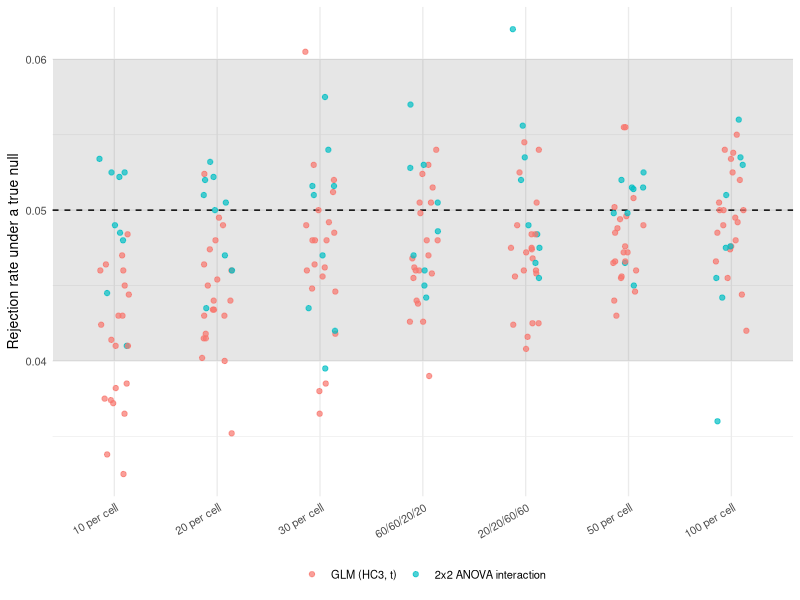
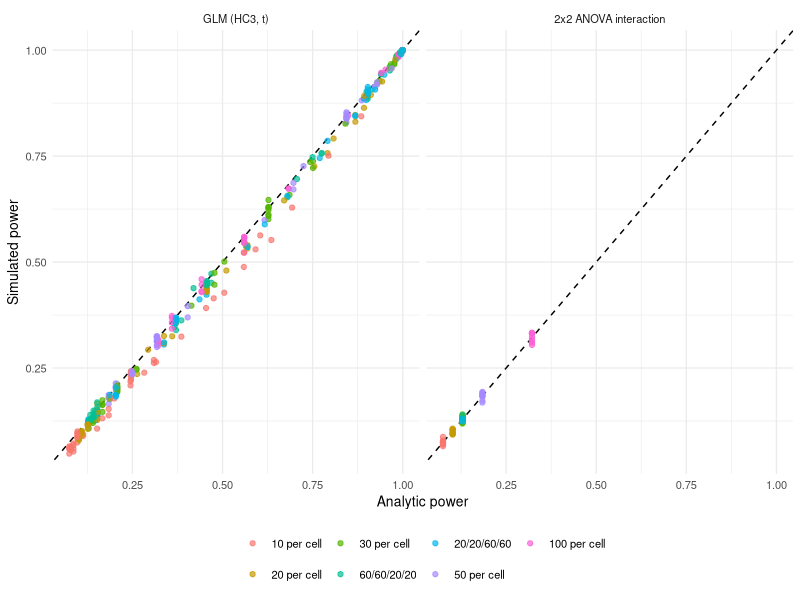

R code for these plots, in order: (Note: this script raises an error after producing the figures.)
## ---- chunk 1
knitr::opts_chunk$set(collapse = TRUE, comment = "#>", echo = FALSE,
                      fig.width = 8, fig.height = 5)
library(ggplot2)

performance <- utils::read.csv("power-validation/performance.csv")
run <- utils::read.csv("power-validation/run-information.csv")
invariance <- utils::read.csv("power-validation/invariance.csv")

test_levels <- c("GLM (HC3, t)", "2x2 ANOVA interaction",
                 "Test I (Walton Braver & Braver, 1988)")
performance$test <- factor(performance$test, test_levels)
allocation_levels <- unique(performance$allocation[order(performance$n1 + performance$n2 +
                                                         performance$n3 + performance$n4)])
performance$allocation <- factor(performance$allocation, allocation_levels)

# Tolerances declared on the issue before any results were examined.
performance$null_case <- !is.na(performance$true_effect) & performance$true_effect == 0
performance$tolerance <- pmax(0.02, 2 * performance$mcse)
performance$agrees <- !is.na(performance$analytic_power) &
  abs(performance$difference) <= performance$tolerance
performance$type1_ok <- ifelse(performance$null_case,
                               performance$power >= 0.04 & performance$power <= 0.06,
                               NA)

wide_by_allocation <- function(data, value, fmt) {
  data <- data[, c("test", "allocation", value)]
  wide <- reshape(data, idvar = "test", timevar = "allocation", direction = "wide")
  out <- data.frame(Test = as.character(wide$test), check.names = FALSE)
  for (a in levels(performance$allocation)) {
    column <- paste(value, a, sep = ".")
    if (column %in% names(wide)) out[[a]] <- fmt(wide[[column]])
  }
  out
}
## ---- chunk 2
failures <- aggregate(failures ~ test, data = performance, FUN = sum)
names(failures) <- c("Test", "Failed fits across all scenarios")
knitr::kable(failures)
## ---- chunk 3
null_rows <- performance[performance$null_case, ]
type1 <- aggregate(power ~ test + allocation, data = null_rows, FUN = mean)
knitr::kable(
  wide_by_allocation(type1, "power", function(x) sprintf("%.3f", x)),
  caption = "Mean rejection rate where the true effect is zero (nominal .05)"
)
## ---- chunk 4
ggplot(null_rows, aes(allocation, power, colour = test)) +
  annotate("rect", xmin = -Inf, xmax = Inf, ymin = 0.04, ymax = 0.06, alpha = 0.15) +
  geom_hline(yintercept = 0.05, linetype = "dashed") +
  geom_jitter(width = 0.15, height = 0, alpha = 0.7) +
  labs(x = NULL, y = "Rejection rate under a true null", colour = NULL) +
  theme_minimal(base_size = 10) +
  theme(legend.position = "bottom", axis.text.x = element_text(angle = 30, hjust = 1))
## ---- chunk 5
bench <- performance[!is.na(performance$analytic_power) & !performance$null_case, ]

ggplot(bench, aes(analytic_power, power, colour = allocation)) +
  geom_abline(slope = 1, intercept = 0, linetype = "dashed") +
  geom_point(alpha = 0.7) +
  facet_wrap(~ test) +
  labs(x = "Analytic power", y = "Simulated power", colour = NULL) +
  theme_minimal(base_size = 10) +
  theme(legend.position = "bottom")
## ---- chunk 6
differences <- aggregate(difference ~ test + allocation, data = bench, FUN = mean)
knitr::kable(
  wide_by_allocation(differences, "difference", function(x) sprintf("%+.3f", x)),
  caption = "Mean difference between simulated and analytic power"
)

within <- aggregate(agrees ~ test + allocation, data = bench, FUN = mean)
knitr::kable(
  wide_by_allocation(within, "agrees", function(x) sprintf("%.0f%%", 100 * x)),
  caption = "Share of scenarios within the pre-declared tolerance"
)
## ---- chunk 7
test_i <- performance[performance$test == "Test I (Walton Braver & Braver, 1988)", ]
test_i_null <- test_i[test_i$delta == 0 & test_i$sens == 0, ]
summary_i <- aggregate(power ~ allocation, data = test_i_null, FUN = mean)
names(summary_i) <- c("Allocation", "Rejection rate under the complete null")
knitr::kable(summary_i, digits = 3)
## ---- chunk 8
knitr::kable(
  data.frame(
    Estimand = invariance$estimand,
    Test = invariance$test,
    `SD 1` = sprintf("%.3f", invariance$power_sigma_1),
    `SD 2` = sprintf("%.3f", invariance$power_sigma_2),
    Difference = sprintf("%+.3f", invariance$difference),
    check.names = FALSE
  ),
  caption = "Rejection rates with proportionally scaled effects and residual SD"
)
